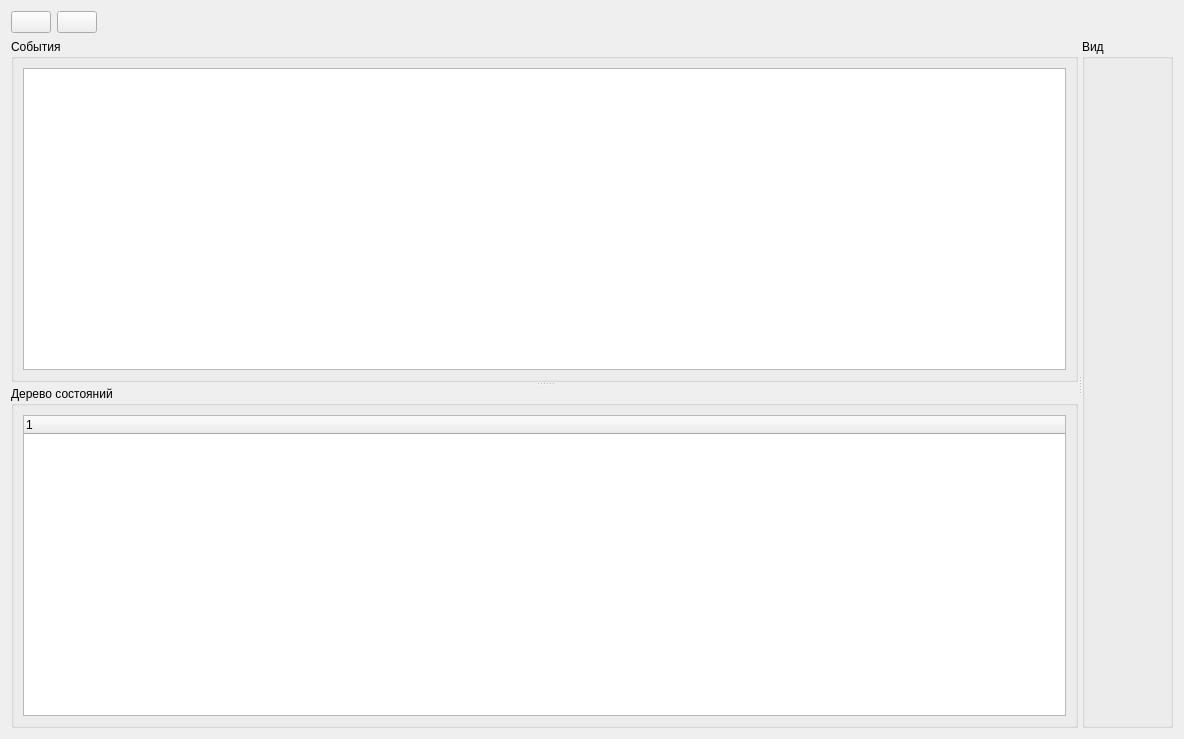
<?xml version="1.0" encoding="UTF-8"?>
<ui version="4.0">
 <class>FullSunWindow</class>
 <widget class="QWidget" name="FullSunWindow">
  <property name="geometry">
   <rect>
    <x>0</x>
    <y>0</y>
    <width>1184</width>
    <height>739</height>
   </rect>
  </property>
  <property name="windowTitle">
   <string>Full Sun - программа для редактирования машины состояния</string>
  </property>
  <property name="windowIcon">
   <iconset resource="resources.qrc">
    <normaloff>:/sun.png</normaloff>:/sun.png</iconset>
  </property>
  <layout class="QVBoxLayout" name="verticalLayout">
   <item>
    <layout class="QHBoxLayout" name="horizontalLayout">
     <item>
      <widget class="QPushButton" name="openPushButton">
       <property name="text">
        <string/>
       </property>
       <property name="icon">
        <iconset resource="resources.qrc">
         <normaloff>:/folder_open.png</normaloff>:/folder_open.png</iconset>
       </property>
       <property name="iconSize">
        <size>
         <width>32</width>
         <height>32</height>
        </size>
       </property>
       <property name="shortcut">
        <string>Ctrl+O</string>
       </property>
      </widget>
     </item>
     <item>
      <widget class="QPushButton" name="closePushButton">
       <property name="text">
        <string/>
       </property>
       <property name="icon">
        <iconset resource="resources.qrc">
         <normaloff>:/floppy.png</normaloff>:/floppy.png</iconset>
       </property>
       <property name="iconSize">
        <size>
         <width>32</width>
         <height>32</height>
        </size>
       </property>
       <property name="shortcut">
        <string>Ctrl+S</string>
       </property>
      </widget>
     </item>
     <item>
      <spacer name="horizontalSpacer">
       <property name="orientation">
        <enum>Qt::Horizontal</enum>
       </property>
       <property name="sizeHint" stdset="0">
        <size>
         <width>40</width>
         <height>20</height>
        </size>
       </property>
      </spacer>
     </item>
    </layout>
   </item>
   <item>
    <widget class="QSplitter" name="splitter_2">
     <property name="orientation">
      <enum>Qt::Horizontal</enum>
     </property>
     <widget class="QSplitter" name="splitter">
      <property name="orientation">
       <enum>Qt::Vertical</enum>
      </property>
      <widget class="QGroupBox" name="groupBox_2">
       <property name="title">
        <string>События</string>
       </property>
       <layout class="QVBoxLayout" name="verticalLayout_2">
        <item>
         <widget class="QListWidget" name="eventListWidget"/>
        </item>
       </layout>
      </widget>
      <widget class="QGroupBox" name="groupBox_3">
       <property name="title">
        <string>Дерево состояний</string>
       </property>
       <layout class="QVBoxLayout" name="verticalLayout_3">
        <item>
         <widget class="QTreeWidget" name="statesTreeWidget">
          <column>
           <property name="text">
            <string notr="true">1</string>
           </property>
          </column>
         </widget>
        </item>
       </layout>
      </widget>
     </widget>
     <widget class="QGroupBox" name="viewGroupBox">
      <property name="title">
       <string>Вид</string>
      </property>
      <layout class="QVBoxLayout" name="verticalLayout_5">
       <item>
        <layout class="QVBoxLayout" name="viewVerticalLayout"/>
       </item>
      </layout>
     </widget>
    </widget>
   </item>
  </layout>
 </widget>
 <resources>
  <include location="resources.qrc"/>
 </resources>
 <connections/>
</ui>
